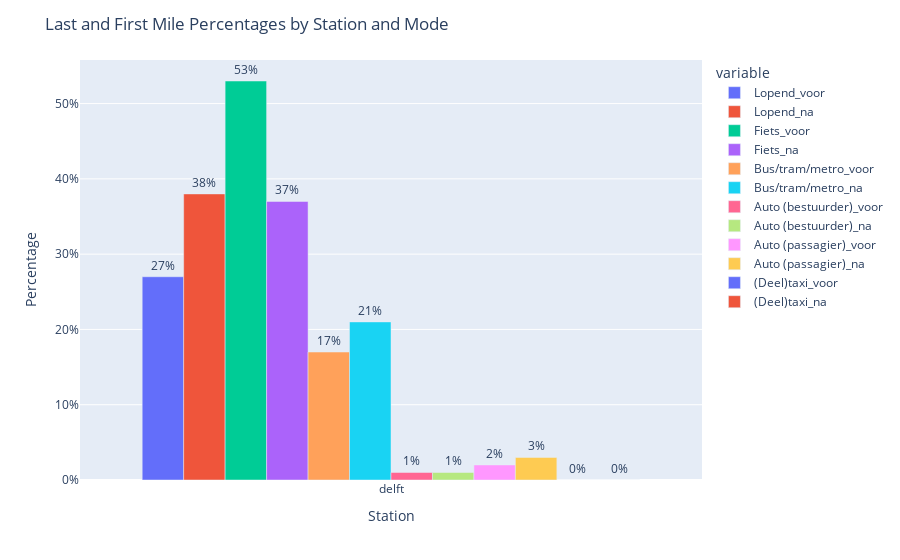

The notebook cell this image was saved under:
### Code cell
# Create a grouped bar chart using Plotly
df_copy_ns_2019_delft_no_index = df_copy_ns_2019_no_index[df_copy_ns_2019_no_index['Station'] == 'delft']

fig = px.bar(df_copy_ns_2019_delft_no_index, x='Station', y=['Lopend_voor', 'Lopend_na','Fiets_voor', 'Fiets_na', 'Bus/tram/metro_voor', 'Bus/tram/metro_na', 'Auto (bestuurder)_voor', 'Auto (bestuurder)_na', 'Auto (passagier)_voor', 'Auto (passagier)_na', '(Deel)taxi_voor', '(Deel)taxi_na'], barmode='group')

# Update text labels
fig.update_traces(
    texttemplate='%{value:.0%}',
    textposition='outside'
)


fig.update_layout(
    xaxis_title='Station',
    yaxis_title='Percentage',
    yaxis_tickformat='.0%',
    title='Last and First Mile Percentages by Station and Mode'
)

fig.show()

### Figure 1 — Plotly figure (JSON) as saved in the notebook; plotly's stock layout.template omitted (floating-point values rounded to 4 significant figures)
{"data": [{"alignmentgroup": "True", "hovertemplate": "variable=Lopend_voor<br>Station=%{x}<br>value=%{y}<extra></extra>", "legendgroup": "Lopend_voor", "marker": {"color": "#636efa", "pattern": {"shape": ""}}, "name": "Lopend_voor", "offsetgroup": "Lopend_voor", "orientation": "v", "showlegend": true, "textposition": "outside", "texttemplate": "%{value:.0%}", "type": "bar", "x": ["delft"], "xaxis": "x", "y": [0.27], "yaxis": "y"}, {"alignmentgroup": "True", "hovertemplate": "variable=Lopend_na<br>Station=%{x}<br>value=%{y}<extra></extra>", "legendgroup": "Lopend_na", "marker": {"color": "#EF553B", "pattern": {"shape": ""}}, "name": "Lopend_na", "offsetgroup": "Lopend_na", "orientation": "v", "showlegend": true, "textposition": "outside", "texttemplate": "%{value:.0%}", "type": "bar", "x": ["delft"], "xaxis": "x", "y": [0.38], "yaxis": "y"}, {"alignmentgroup": "True", "hovertemplate": "variable=Fiets_voor<br>Station=%{x}<br>value=%{y}<extra></extra>", "legendgroup": "Fiets_voor", "marker": {"color": "#00cc96", "pattern": {"shape": ""}}, "name": "Fiets_voor", "offsetgroup": "Fiets_voor", "orientation": "v", "showlegend": true, "textposition": "outside", "texttemplate": "%{value:.0%}", "type": "bar", "x": ["delft"], "xaxis": "x", "y": [0.53], "yaxis": "y"}, {"alignmentgroup": "True", "hovertemplate": "variable=Fiets_na<br>Station=%{x}<br>value=%{y}<extra></extra>", "legendgroup": "Fiets_na", "marker": {"color": "#ab63fa", "pattern": {"shape": ""}}, "name": "Fiets_na", "offsetgroup": "Fiets_na", "orientation": "v", "showlegend": true, "textposition": "outside", "texttemplate": "%{value:.0%}", "type": "bar", "x": ["delft"], "xaxis": "x", "y": [0.37], "yaxis": "y"}, {"alignmentgroup": "True", "hovertemplate": "variable=Bus/tram/metro_voor<br>Station=%{x}<br>value=%{y}<extra></extra>", "legendgroup": "Bus/tram/metro_voor", "marker": {"color": "#FFA15A", "pattern": {"shape": ""}}, "name": "Bus/tram/metro_voor", "offsetgroup": "Bus/tram/metro_voor", "orientation": "v", "showlegend": true, "textposition": "outside", "texttemplate": "%{value:.0%}", "type": "bar", "x": ["delft"], "xaxis": "x", "y": [0.17], "yaxis": "y"}, {"alignmentgroup": "True", "hovertemplate": "variable=Bus/tram/metro_na<br>Station=%{x}<br>value=%{y}<extra></extra>", "legendgroup": "Bus/tram/metro_na", "marker": {"color": "#19d3f3", "pattern": {"shape": ""}}, "name": "Bus/tram/metro_na", "offsetgroup": "Bus/tram/metro_na", "orientation": "v", "showlegend": true, "textposition": "outside", "texttemplate": "%{value:.0%}", "type": "bar", "x": ["delft"], "xaxis": "x", "y": [0.21], "yaxis": "y"}, {"alignmentgroup": "True", "hovertemplate": "variable=Auto (bestuurder)_voor<br>Station=%{x}<br>value=%{y}<extra></extra>", "legendgroup": "Auto (bestuurder)_voor", "marker": {"color": "#FF6692", "pattern": {"shape": ""}}, "name": "Auto (bestuurder)_voor", "offsetgroup": "Auto (bestuurder)_voor", "orientation": "v", "showlegend": true, "textposition": "outside", "texttemplate": "%{value:.0%}", "type": "bar", "x": ["delft"], "xaxis": "x", "y": [0.01], "yaxis": "y"}, {"alignmentgroup": "True", "hovertemplate": "variable=Auto (bestuurder)_na<br>Station=%{x}<br>value=%{y}<extra></extra>", "legendgroup": "Auto (bestuurder)_na", "marker": {"color": "#B6E880", "pattern": {"shape": ""}}, "name": "Auto (bestuurder)_na", "offsetgroup": "Auto (bestuurder)_na", "orientation": "v", "showlegend": true, "textposition": "outside", "texttemplate": "%{value:.0%}", "type": "bar", "x": ["delft"], "xaxis": "x", "y": [0.01], "yaxis": "y"}, {"alignmentgroup": "True", "hovertemplate": "variable=Auto (passagier)_voor<br>Station=%{x}<br>value=%{y}<extra></extra>", "legendgroup": "Auto (passagier)_voor", "marker": {"color": "#FF97FF", "pattern": {"shape": ""}}, "name": "Auto (passagier)_voor", "offsetgroup": "Auto (passagier)_voor", "orientation": "v", "showlegend": true, "textposition": "outside", "texttemplate": "%{value:.0%}", "type": "bar", "x": ["delft"], "xaxis": "x", "y": [0.02], "yaxis": "y"}, {"alignmentgroup": "True", "hovertemplate": "variable=Auto (passagier)_na<br>Station=%{x}<br>value=%{y}<extra></extra>", "legendgroup": "Auto (passagier)_na", "marker": {"color": "#FECB52", "pattern": {"shape": ""}}, "name": "Auto (passagier)_na", "offsetgroup": "Auto (passagier)_na", "orientation": "v", "showlegend": true, "textposition": "outside", "texttemplate": "%{value:.0%}", "type": "bar", "x": ["delft"], "xaxis": "x", "y": [0.03], "yaxis": "y"}, {"alignmentgroup": "True", "hovertemplate": "variable=(Deel)taxi_voor<br>Station=%{x}<br>value=%{y}<extra></extra>", "legendgroup": "(Deel)taxi_voor", "marker": {"color": "#636efa", "pattern": {"shape": ""}}, "name": "(Deel)taxi_voor", "offsetgroup": "(Deel)taxi_voor", "orientation": "v", "showlegend": true, "textposition": "outside", "texttemplate": "%{value:.0%}", "type": "bar", "x": ["delft"], "xaxis": "x", "y": [0], "yaxis": "y"}, {"alignmentgroup": "True", "hovertemplate": "variable=(Deel)taxi_na<br>Station=%{x}<br>value=%{y}<extra></extra>", "legendgroup": "(Deel)taxi_na", "marker": {"color": "#EF553B", "pattern": {"shape": ""}}, "name": "(Deel)taxi_na", "offsetgroup": "(Deel)taxi_na", "orientation": "v", "showlegend": true, "textposition": "outside", "texttemplate": "%{value:.0%}", "type": "bar", "x": ["delft"], "xaxis": "x", "y": [0], "yaxis": "y"}], "layout": {"barmode": "group", "legend": {"title": {"text": "variable"}, "tracegroupgap": 0}, "margin": {"t": 60}, "title": {"text": "Last and First Mile Percentages by Station and Mode"}, "xaxis": {"anchor": "y", "domain": [0, 1], "title": {"text": "Station"}}, "yaxis": {"anchor": "x", "domain": [0, 1], "tickformat": ".0%", "title": {"text": "Percentage"}}}}
